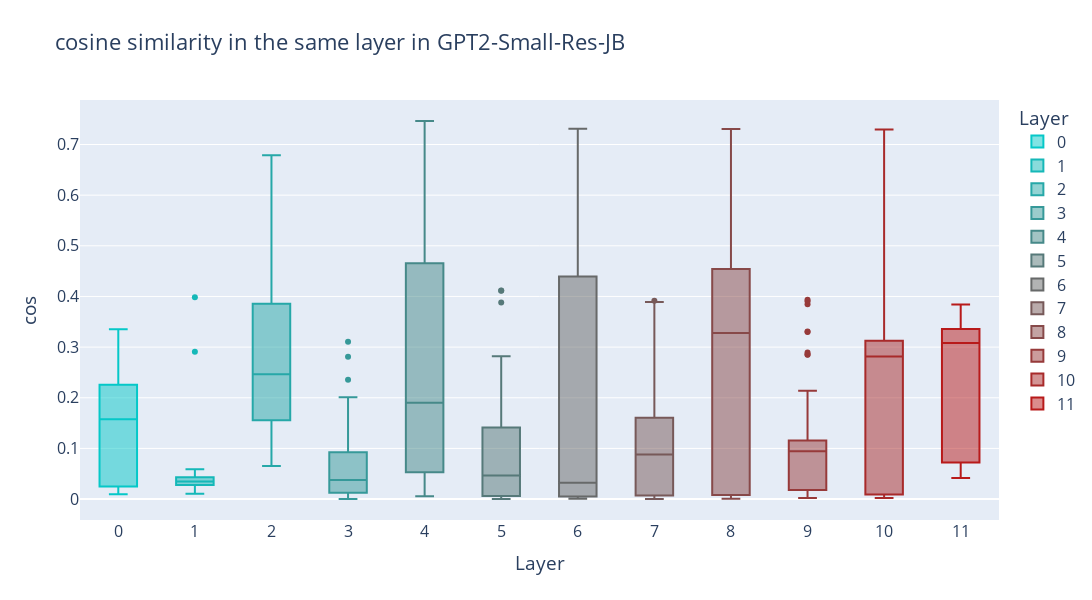

The cell this chart's notebook holds for it:
### Code cell
freq_w_cos = []
for layer in tqdm.tqdm(range(12)):
    freq_layer = []
    for idx in range(100):
        freq_layer.append((indices[layer][idx]//24576).item())
        freq_layer.append((indices[layer][idx]%24576).item())
        freq = set(freq_layer)
    freq_w_cos.append(freq)
import plotly.express as px
import pandas as pd
import plotly.colors as pc

stats_dfs = []
colors = pc.n_colors("rgb(5, 200, 200)", "rgb(200, 10, 10)", 13, colortype="rgb")
for layer in tqdm.tqdm(range(12)):
    cos_sim_df = pd.DataFrame({"cos": acts_weighted[layer][list(freq_w_cos[layer])].cpu().numpy(), "layer": layer})
    stats_dfs.append(cos_sim_df)
cos_df = pd.concat(stats_dfs, axis=0)

# TODO: how can I improve this plot?
# RESULT1: Cos sim by layers
fig = px.box(
    cos_df,
    x="layer",
    y = "cos",
    width=1200,
    height=600,
    color="layer",
    color_discrete_sequence=colors,
    title=f"cosine similarity in the same layer in GPT2-Small-Res-JB",
    labels={"layer": "Layer", "cos": "cos"},
)
fig.update_xaxes(showticklabels=True, dtick=1)

# increase font size
fig.update_layout(font=dict(size=16))
fig.show()

### Figure 1 — Plotly figure (JSON) as saved in the notebook; plotly's stock layout.template omitted (floating-point values rounded to 4 significant figures)
{"data": [{"alignmentgroup": "True", "hovertemplate": "Layer=%{x}<br>cos=%{y}<extra></extra>", "legendgroup": "0", "marker": {"color": "rgb(5.0, 200.0, 200.0)"}, "name": "0", "notched": false, "offsetgroup": "0", "orientation": "v", "showlegend": true, "type": "box", "x": [0, 0, 0, 0, 0, 0, 0, 0, 0, 0, 0, 0, 0, 0, 0, 0, 0, 0, 0, 0, 0, 0, 0, 0, 0, 0], "x0": " ", "xaxis": "x", "y": [0.3217, 0.02464, 0.04393, 0.1599, 0.01047, 0.01304, 0.01555, 0.1819, 0.3353, 0.02434, 0.009671, 0.1631, 0.1799, 0.2257, 0.009276, 0.1341, 0.1751, 0.3233, 0.1555, 0.02709, 0.248, 0.2175, 0.1411, 0.1376, 0.2346, 0.2719], "y0": " ", "yaxis": "y"}, {"alignmentgroup": "True", "hovertemplate": "Layer=%{x}<br>cos=%{y}<extra></extra>", "legendgroup": "1", "marker": {"color": "rgb(21.25, 184.16666666666666, 184.16666666666666)"}, "name": "1", "notched": false, "offsetgroup": "1", "orientation": "v", "showlegend": true, "type": "box", "x": [1, 1, 1, 1, 1, 1, 1, 1, 1, 1, 1, 1, 1, 1, 1, 1, 1, 1, 1, 1, 1], "x0": " ", "xaxis": "x", "y": [0.03492, 0.03125, 0.05909, 0.02602, 0.02135, 0.03752, 0.03451, 0.04223, 0.04656, 0.02709, 0.02819, 0.01055, 0.03422, 0.03282, 0.05633, 0.03203, 0.2907, 0.01868, 0.04175, 0.03757, 0.3983], "y0": " ", "yaxis": "y"}, {"alignmentgroup": "True", "hovertemplate": "Layer=%{x}<br>cos=%{y}<extra></extra>", "legendgroup": "2", "marker": {"color": "rgb(37.5, 168.33333333333334, 168.33333333333334)"}, "name": "2", "notched": false, "offsetgroup": "2", "orientation": "v", "showlegend": true, "type": "box", "x": [2, 2, 2, 2, 2, 2, 2, 2, 2, 2, 2, 2, 2, 2, 2, 2, 2, 2, 2, 2, 2, 2, 2, 2, 2, 2, 2, 2, 2, 2, 2, 2, 2, 2, 2, 2, 2, 2, 2, 2, 2, 2, 2, 2, 2, 2, 2, 2, 2], "x0": " ", "xaxis": "x", "y": [0.06504, 0.3374, 0.3723, 0.1682, 0.4911, 0.09356, 0.2164, 0.1476, 0.3838, 0.1272, 0.5197, 0.1207, 0.3913, 0.1525, 0.3392, 0.4274, 0.1883, 0.5341, 0.1642, 0.1608, 0.1953, 0.2007, 0.6786, 0.1498, 0.1296, 0.1657, 0.4326, 0.3029, 0.4569, 0.2387, 0.1419, 0.1586, 0.2875, 0.2464, 0.4107, 0.2761, 0.3104, 0.2464, 0.09531, 0.4318, 0.5929, 0.3715, 0.595, 0.155, 0.1235, 0.2506, 0.2241, 0.156, 0.3225], "y0": " ", "yaxis": "y"}, {"alignmentgroup": "True", "hovertemplate": "Layer=%{x}<br>cos=%{y}<extra></extra>", "legendgroup": "3", "marker": {"color": "rgb(53.75, 152.5, 152.5)"}, "name": "3", "notched": false, "offsetgroup": "3", "orientation": "v", "showlegend": true, "type": "box", "x": [3, 3, 3, 3, 3, 3, 3, 3, 3, 3, 3, 3, 3, 3, 3, 3, 3, 3, 3, 3, 3, 3, 3, 3, 3, 3, 3, 3, 3, 3, 3, 3, 3, 3, 3, 3, 3, 3, 3, 3, 3, 3, 3, 3, 3, 3, 3, 3, 3, 3, 3], "x0": " ", "xaxis": "x", "y": [0.07511, 0.09328, 0.04308, 0.2357, 0.00589, 0.00616, 0.03973, 0.1342, 0.2809, 0.06234, 0.03795, 0.1086, 0.001577, 0.02601, 0.3106, 0.08975, 0.01287, 0.1177, 0.001409, 0.1147, 0.03255, 0.02248, 0.0191, 0.01698, 0.02142, 0.001242, 0.0001783, 0.04106, 0.1086, 0.001818, 0.007509, 0.004057, 0.07946, 0.09696, 0.003112, 0.1698, 0.03142, 0.07527, 0.009747, 0.08459, 0.02583, 0.2012, 0.07803, 0.04864, 0.03778, 0.02254, 0.01525, 0.01258, 0.1336, 0.009279, 0.02255], "y0": " ", "yaxis": "y"}, {"alignmentgroup": "True", "hovertemplate": "Layer=%{x}<br>cos=%{y}<extra></extra>", "legendgroup": "4", "marker": {"color": "rgb(70.0, 136.66666666666666, 136.66666666666666)"}, "name": "4", "notched": false, "offsetgroup": "4", "orientation": "v", "showlegend": true, "type": "box", "x": [4, 4, 4, 4, 4, 4, 4, 4, 4, 4, 4, 4, 4, 4, 4, 4, 4, 4, 4, 4, 4, 4, 4, 4, 4, 4, 4, 4, 4, 4, 4, 4, 4, 4, 4, 4, 4, 4, 4, 4, 4, 4, 4, 4, 4, 4], "x0": " ", "xaxis": "x", "y": [0.03971, 0.3814, 0.4817, 0.1655, 0.1867, 0.732, 0.1011, 0.01014, 0.02472, 0.3395, 0.221, 0.1517, 0.5345, 0.009355, 0.3146, 0.06027, 0.5171, 0.03094, 0.5122, 0.005378, 0.1694, 0.0528, 0.2512, 0.5089, 0.5364, 0.3217, 0.5743, 0.1058, 0.02186, 0.07506, 0.7464, 0.04396, 0.2403, 0.4559, 0.1936, 0.4917, 0.0352, 0.1398, 0.01264, 0.03006, 0.4655, 0.6754, 0.353, 0.3206, 0.06018, 0.09825], "y0": " ", "yaxis": "y"}, {"alignmentgroup": "True", "hovertemplate": "Layer=%{x}<br>cos=%{y}<extra></extra>", "legendgroup": "5", "marker": {"color": "rgb(86.25, 120.83333333333333, 120.83333333333333)"}, "name": "5", "notched": false, "offsetgroup": "5", "orientation": "v", "showlegend": true, "type": "box", "x": [5, 5, 5, 5, 5, 5, 5, 5, 5, 5, 5, 5, 5, 5, 5, 5, 5, 5, 5, 5, 5, 5, 5, 5, 5, 5, 5, 5, 5, 5, 5, 5, 5, 5, 5, 5, 5, 5, 5, 5, 5, 5, 5, 5, 5, 5, 5, 5, 5, 5], "x0": " ", "xaxis": "x", "y": [0.1431, 0.09982, 0.03672, 0.2367, 0.005763, 0.06527, 0.02076, 0.01198, 0.1645, 0.003183, 0.2585, 0.0009756, 0.1188, 0.2442, 0.09786, 0.2822, 0.2432, 0.02688, 0.03559, 0.03351, 0.04217, 0.002814, 0.006124, 0.008559, 0.000158, 0.07188, 0.09498, 0.1037, 0.03016, 0.0001769, 0.244, 0.04033, 0.002592, 0.04093, 0.01637, 0.002147, 0.001303, 0.0621, 0.1412, 0.05085, 0.002274, 0.002781, 0.1265, 0.1034, 0.00215, 0.4116, 0.05719, 0.4114, 0.3881, 0.2742], "y0": " ", "yaxis": "y"}, {"alignmentgroup": "True", "hovertemplate": "Layer=%{x}<br>cos=%{y}<extra></extra>", "legendgroup": "6", "marker": {"color": "rgb(102.5, 105.0, 105.0)"}, "name": "6", "notched": false, "offsetgroup": "6", "orientation": "v", "showlegend": true, "type": "box", "x": [6, 6, 6, 6, 6, 6, 6, 6, 6, 6, 6, 6, 6, 6, 6, 6, 6, 6, 6, 6, 6, 6, 6, 6, 6, 6, 6, 6, 6, 6, 6, 6, 6, 6, 6, 6, 6, 6, 6, 6, 6, 6, 6], "x0": " ", "xaxis": "x", "y": [0.00531, 0.6143, 0.07888, 0.5151, 0.0007938, 0.01354, 0.4651, 0.4844, 0.08065, 0.001496, 0.5582, 0.2247, 0.00496, 0.2744, 0.00687, 0.004919, 0.0009335, 0.731, 0.007555, 0.527, 0.03229, 0.007975, 0.01272, 0.007051, 0.07796, 0.4434, 0.01159, 0.01161, 0.5287, 0.008968, 0.4527, 0.1984, 0.002085, 0.7292, 0.002941, 0.001201, 0.04021, 0.00367, 0.2648, 0.004485, 0.002017, 0.4268, 0.2711], "y0": " ", "yaxis": "y"}, {"alignmentgroup": "True", "hovertemplate": "Layer=%{x}<br>cos=%{y}<extra></extra>", "legendgroup": "7", "marker": {"color": "rgb(118.75, 89.16666666666666, 89.16666666666666)"}, "name": "7", "notched": false, "offsetgroup": "7", "orientation": "v", "showlegend": true, "type": "box", "x": [7, 7, 7, 7, 7, 7, 7, 7, 7, 7, 7, 7, 7, 7, 7, 7, 7, 7, 7, 7, 7, 7, 7, 7, 7, 7, 7, 7, 7, 7, 7, 7, 7, 7, 7, 7, 7, 7, 7, 7, 7, 7, 7, 7, 7, 7, 7, 7, 7], "x0": " ", "xaxis": "x", "y": [0.08564, 0.001417, 0.006156, 0.3373, 0.0002191, 0.2789, 0.3316, 0.2161, 0.116, 0.007705, 0.3889, 0.08821, 0.2724, 0.007048, 0.01069, 0.2719, 0.1167, 0.1089, 0.002592, 0.007134, 0.003984, 0.06056, 0.002637, 0.1555, 0.1071, 0.1074, 0.08169, 0.1758, 0.0001259, 0.08532, 0.1923, 0.08205, 0.08003, 0.0008398, 0.02001, 0.1075, 0.0002218, 0.007757, 0.004576, 0.3916, 0.09167, 0.3062, 0.06912, 0.1202, 0.1056, 0.005565, 0.1111, 0.2739, 0.1037], "y0": " ", "yaxis": "y"}, {"alignmentgroup": "True", "hovertemplate": "Layer=%{x}<br>cos=%{y}<extra></extra>", "legendgroup": "8", "marker": {"color": "rgb(135.0, 73.33333333333333, 73.33333333333333)"}, "name": "8", "notched": false, "offsetgroup": "8", "orientation": "v", "showlegend": true, "type": "box", "x": [8, 8, 8, 8, 8, 8, 8, 8, 8, 8, 8, 8, 8, 8, 8, 8, 8, 8, 8, 8, 8, 8, 8, 8, 8, 8, 8, 8, 8, 8, 8, 8, 8, 8, 8, 8, 8, 8, 8, 8, 8, 8, 8, 8, 8, 8, 8, 8, 8, 8, 8, 8, 8, 8], "x0": " ", "xaxis": "x", "y": [0.4479, 0.002552, 0.7183, 0.441, 0.7308, 0.2769, 0.5545, 0.4387, 0.2787, 0.08924, 0.008711, 0.449, 0.4476, 0.08592, 0.2793, 0.006813, 0.002359, 0.002546, 0.3622, 0.00255, 0.3113, 0.2792, 0.5319, 0.4418, 0.007825, 0.2784, 0.002984, 0.4541, 0.7209, 0.7198, 0.3445, 0.4395, 0.2823, 0.0004455, 0.08685, 0.007367, 0.4473, 0.521, 0.00158, 0.443, 0.5428, 0.003489, 0.7243, 0.7246, 0.001932, 0.4222, 0.4467, 0.004095, 0.002592, 0.4626, 0.528, 0.08776, 0.03504, 0.4941], "y0": " ", "yaxis": "y"}, {"alignmentgroup": "True", "hovertemplate": "Layer=%{x}<br>cos=%{y}<extra></extra>", "legendgroup": "9", "marker": {"color": "rgb(151.25, 57.5, 57.5)"}, "name": "9", "notched": false, "offsetgroup": "9", "orientation": "v", "showlegend": true, "type": "box", "x": [9, 9, 9, 9, 9, 9, 9, 9, 9, 9, 9, 9, 9, 9, 9, 9, 9, 9, 9, 9, 9, 9, 9, 9, 9, 9, 9, 9, 9, 9, 9, 9, 9, 9, 9, 9, 9, 9, 9, 9, 9, 9, 9, 9, 9, 9, 9, 9, 9, 9, 9, 9, 9, 9, 9, 9, 9, 9, 9], "x0": " ", "xaxis": "x", "y": [0.07266, 0.09407, 0.2857, 0.006662, 0.285, 0.1095, 0.1137, 0.116, 0.007615, 0.3848, 0.1038, 0.09419, 0.09444, 0.09468, 0.1035, 0.04444, 0.1142, 0.06861, 0.3934, 0.006669, 0.0305, 0.1156, 0.1903, 0.06101, 0.1045, 0.002184, 0.3296, 0.007641, 0.1127, 0.01888, 0.00455, 0.0209, 0.1183, 0.003254, 0.3907, 0.3308, 0.007807, 0.2005, 0.1163, 0.09663, 0.002667, 0.0403, 0.005352, 0.08989, 0.114, 0.009457, 0.1105, 0.006127, 0.1154, 0.08387, 0.2138, 0.06997, 0.01778, 0.2893, 0.002313, 0.07547, 0.01035, 0.1101, 0.0257], "y0": " ", "yaxis": "y"}, {"alignmentgroup": "True", "hovertemplate": "Layer=%{x}<br>cos=%{y}<extra></extra>", "legendgroup": "10", "marker": {"color": "rgb(167.5, 41.66666666666666, 41.66666666666666)"}, "name": "10", "notched": false, "offsetgroup": "10", "orientation": "v", "showlegend": true, "type": "box", "x": [10, 10, 10, 10, 10, 10, 10, 10, 10, 10, 10, 10, 10, 10, 10, 10, 10, 10, 10, 10, 10, 10, 10, 10, 10, 10, 10, 10, 10, 10, 10, 10, 10, 10, 10, 10, 10, 10, 10, 10, 10, 10, 10, 10, 10, 10, 10, 10, 10, 10, 10, 10, 10, 10, 10, 10, 10, 10], "x0": " ", "xaxis": "x", "y": [0.007302, 0.3123, 0.5397, 0.00762, 0.005822, 0.09181, 0.3918, 0.2833, 0.2741, 0.0047, 0.4332, 0.2819, 0.4485, 0.7238, 0.2819, 0.003266, 0.002858, 0.09461, 0.1049, 0.2831, 0.00322, 0.7295, 0.544, 0.1419, 0.006238, 0.005079, 0.004534, 0.002392, 0.01065, 0.283, 0.2815, 0.2817, 0.283, 0.3943, 0.3017, 0.2805, 0.2851, 0.4257, 0.2844, 0.2885, 0.003293, 0.1212, 0.4863, 0.3248, 0.03223, 0.01671, 0.2813, 0.003684, 0.002344, 0.2933, 0.009096, 0.01793, 0.09416, 0.4452, 0.09112, 0.4323, 0.3066, 0.4046], "y0": " ", "yaxis": "y"}, {"alignmentgroup": "True", "hovertemplate": "Layer=%{x}<br>cos=%{y}<extra></extra>", "legendgroup": "11", "marker": {"color": "rgb(183.75, 25.833333333333314, 25.833333333333314)"}, "name": "11", "notched": false, "offsetgroup": "11", "orientation": "v", "showlegend": true, "type": "box", "x": [11, 11, 11, 11, 11, 11, 11, 11, 11, 11, 11, 11, 11, 11, 11, 11, 11, 11, 11, 11, 11, 11, 11, 11, 11, 11, 11, 11, 11, 11, 11, 11, 11, 11, 11, 11, 11, 11, 11, 11, 11, 11, 11, 11, 11, 11, 11, 11, 11, 11, 11, 11], "x0": " ", "xaxis": "x", "y": [0.06602, 0.073, 0.3278, 0.06406, 0.3311, 0.05774, 0.2975, 0.3508, 0.337, 0.09213, 0.3379, 0.07178, 0.3843, 0.3208, 0.3228, 0.3517, 0.3645, 0.3533, 0.09827, 0.3115, 0.3381, 0.3266, 0.3444, 0.3732, 0.08299, 0.3702, 0.3251, 0.06021, 0.3618, 0.06738, 0.105, 0.04904, 0.3312, 0.07718, 0.04155, 0.3286, 0.3184, 0.08935, 0.07612, 0.04756, 0.3047, 0.1099, 0.178, 0.3345, 0.06021, 0.3249, 0.06864, 0.04832, 0.3504, 0.06323, 0.07671, 0.319], "y0": " ", "yaxis": "y"}], "layout": {"boxmode": "overlay", "font": {"size": 16}, "height": 600, "legend": {"title": {"text": "Layer"}, "tracegroupgap": 0}, "title": {"text": "cosine similarity in the same layer in GPT2-Small-Res-JB"}, "width": 1200, "xaxis": {"anchor": "y", "categoryarray": [0, 1, 2, 3, 4, 5, 6, 7, 8, 9, 10, 11], "categoryorder": "array", "domain": [0, 1], "dtick": 1, "showticklabels": true, "title": {"text": "Layer"}}, "yaxis": {"anchor": "x", "domain": [0, 1], "title": {"text": "cos"}}}}
